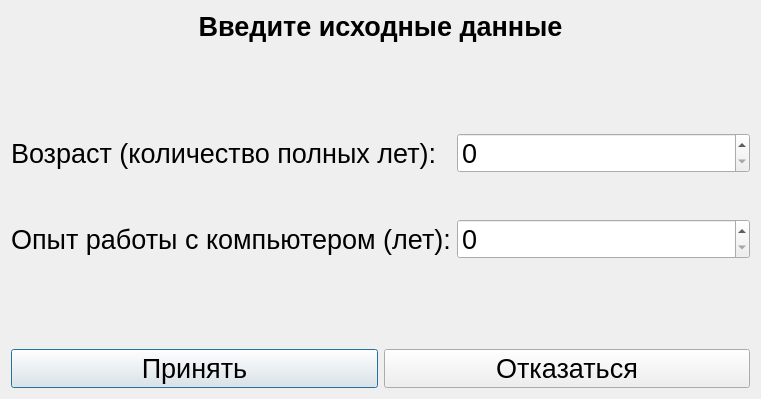
<?xml version="1.0" encoding="UTF-8"?>
<ui version="4.0">
 <class>SettingsDialog</class>
 <widget class="QDialog" name="SettingsDialog">
  <property name="geometry">
   <rect>
    <x>0</x>
    <y>0</y>
    <width>761</width>
    <height>399</height>
   </rect>
  </property>
  <property name="font">
   <font>
    <pointsize>20</pointsize>
   </font>
  </property>
  <property name="windowTitle">
   <string>Dialog</string>
  </property>
  <layout class="QVBoxLayout" name="verticalLayout_2">
   <item>
    <layout class="QVBoxLayout" name="verticalLayout">
     <item>
      <widget class="QLabel" name="label">
       <property name="font">
        <font>
         <weight>75</weight>
         <bold>true</bold>
        </font>
       </property>
       <property name="text">
        <string>Введите исходные данные</string>
       </property>
       <property name="alignment">
        <set>Qt::AlignCenter</set>
       </property>
      </widget>
     </item>
     <item>
      <spacer name="verticalSpacer">
       <property name="orientation">
        <enum>Qt::Vertical</enum>
       </property>
       <property name="sizeHint" stdset="0">
        <size>
         <width>20</width>
         <height>40</height>
        </size>
       </property>
      </spacer>
     </item>
     <item>
      <layout class="QGridLayout" name="gridLayout">
       <item row="0" column="0">
        <widget class="QLabel" name="label_2">
         <property name="text">
          <string>Возраст (количество полных лет):</string>
         </property>
        </widget>
       </item>
       <item row="2" column="0">
        <widget class="QLabel" name="label_3">
         <property name="text">
          <string>Опыт работы с компьютером (лет):</string>
         </property>
        </widget>
       </item>
       <item row="0" column="1">
        <widget class="QSpinBox" name="ageSpinBox">
         <property name="sizePolicy">
          <sizepolicy hsizetype="Minimum" vsizetype="Preferred">
           <horstretch>0</horstretch>
           <verstretch>0</verstretch>
          </sizepolicy>
         </property>
        </widget>
       </item>
       <item row="2" column="1">
        <widget class="QSpinBox" name="compSkillSpinBox">
         <property name="sizePolicy">
          <sizepolicy hsizetype="Minimum" vsizetype="Preferred">
           <horstretch>0</horstretch>
           <verstretch>0</verstretch>
          </sizepolicy>
         </property>
        </widget>
       </item>
       <item row="1" column="0">
        <spacer name="verticalSpacer_3">
         <property name="orientation">
          <enum>Qt::Vertical</enum>
         </property>
         <property name="sizeHint" stdset="0">
          <size>
           <width>20</width>
           <height>40</height>
          </size>
         </property>
        </spacer>
       </item>
       <item row="1" column="1">
        <spacer name="verticalSpacer_4">
         <property name="orientation">
          <enum>Qt::Vertical</enum>
         </property>
         <property name="sizeHint" stdset="0">
          <size>
           <width>20</width>
           <height>40</height>
          </size>
         </property>
        </spacer>
       </item>
      </layout>
     </item>
     <item>
      <spacer name="verticalSpacer_2">
       <property name="orientation">
        <enum>Qt::Vertical</enum>
       </property>
       <property name="sizeHint" stdset="0">
        <size>
         <width>20</width>
         <height>40</height>
        </size>
       </property>
      </spacer>
     </item>
     <item>
      <layout class="QHBoxLayout" name="horizontalLayout">
       <item>
        <widget class="QPushButton" name="acceptButton">
         <property name="sizePolicy">
          <sizepolicy hsizetype="Minimum" vsizetype="Preferred">
           <horstretch>0</horstretch>
           <verstretch>0</verstretch>
          </sizepolicy>
         </property>
         <property name="text">
          <string>Принять</string>
         </property>
        </widget>
       </item>
       <item>
        <widget class="QPushButton" name="rejectButton">
         <property name="sizePolicy">
          <sizepolicy hsizetype="Minimum" vsizetype="Preferred">
           <horstretch>0</horstretch>
           <verstretch>0</verstretch>
          </sizepolicy>
         </property>
         <property name="text">
          <string>Отказаться</string>
         </property>
        </widget>
       </item>
      </layout>
     </item>
    </layout>
   </item>
  </layout>
 </widget>
 <resources/>
 <connections/>
</ui>
